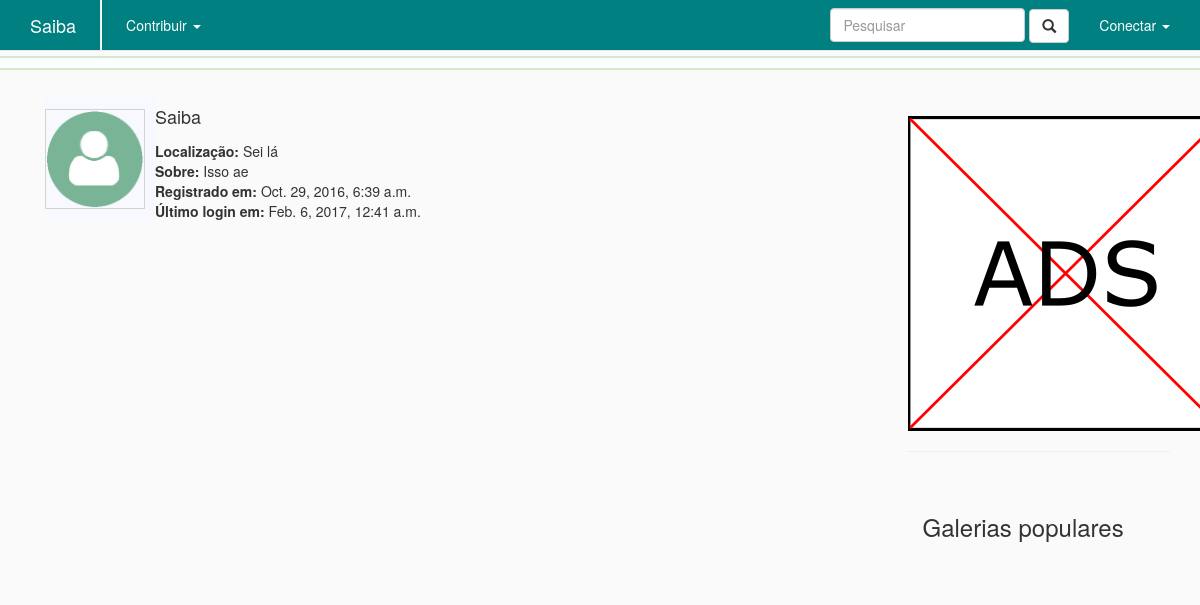
The app's page /perfil/saiba/ with its own data.
### profile/models.py (models this page shows, shortened)
class Profile(models.Model):
    user        = models.OneToOneField(User, on_delete=models.CASCADE)
    slug        = models.SlugField(max_length=250, default="", blank=True)
    avatar      = models.ImageField(blank=True, upload_to='icon/', default='icon/perfil.png')
    gender      = models.CharField(max_length = 500, blank=True)
    location    = models.CharField(max_length = 500)
    about       = models.CharField(max_length = 1500)

### profile/views.py (the view)
# urls.py: url(r'^(?P<entry_slug>[\w-]+)/$', views.detail, name='detail'),
def detail(request, name_slug):
    profile = get_object_or_404(Profile, slug=name_slug)
    return render(request, 'profile/detail.html', {"profile":profile})

### profile/templates/profile/detail.html (shortened to what this page needs)
﻿{% extends 'home/base.html' %}
{% block body %}
    <section id="profile" class="container media col-md-12">
        <div class="media-left media-middle" style="background-color: ghostwhite; ">
            {% if profile.avatar %}
            <img style="border-style:solid; border-width:1px; border-color:lightgrey" class='media-object' src='{{profile.avatar.url}}' width='100' height='100'>
            {% else %}
            <img style="border-style:solid; border-width:1px; border-color:lightgrey" class='media-object' src='/media/icon/perfil.png' width='100' height='100'>
            {% endif %}
        </div>
        <div class="media-body media-middle">
            <h3 class="media-heading">{{ profile.user.username }}</h3>
            <span class=""><b>Localização:</b> {{ profile.location }}</span><br/>
            <span class=""><b>Sobre:</b> {{ profile.about }}</span><br/>
            <span class=""><b>Registrado em:</b> {{ profile.user.date_joined }}</span><br/>
            <span class=""><b>Último login em:</b> {{ profile.user.last_login }}</span><br/>
        </div>
    </section>
{% endblock %}

### home/static/home/style.css (style rules this page uses)
h3 { font-size: 18px; line-height: 40px; }

### records on screen
Profile: avatar (picture), user.username "Saiba", location "Sei lá", about "Isso ae", user.date_joined "Oct. 29, 2016, 6:39 a.m.", user.last_login "Feb. 6, 2017, 12:41 a.m."
